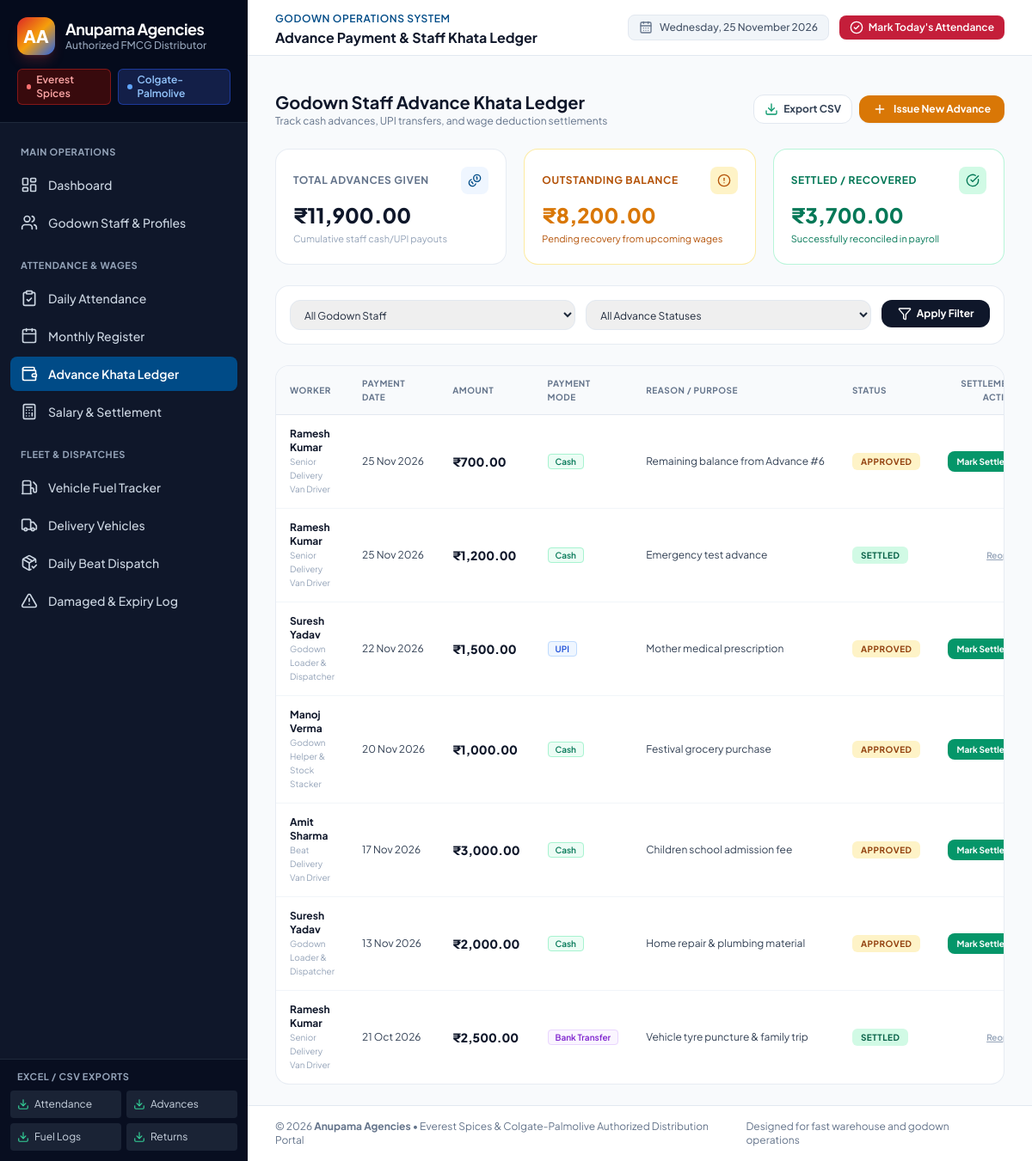
Page /advances on the committed database.
### models.py (models this page shows, shortened)
class Advance(db.Model):
    __tablename__ = 'advances'
    id = db.Column(db.Integer, primary_key=True)
    worker_id = db.Column(db.Integer, db.ForeignKey('workers.id'), nullable=False)
    request_date = db.Column(db.Date, nullable=False, default=date.today)
    payment_date = db.Column(db.Date, nullable=False, default=date.today)
    amount_requested = db.Column(db.Float, nullable=False, default=0.0)
    amount_paid = db.Column(db.Float, nullable=False, default=0.0)
    payment_mode = db.Column(db.String(30), nullable=False, default='Cash')  # Cash, UPI, Bank Transfer
    reason = db.Column(db.String(255), nullable=True)
    status = db.Column(db.String(20), nullable=False, default='Approved')  # Pending, Approved, Settled
    settlement_id = db.Column(db.Integer, db.ForeignKey('salary_settlements.id'), nullable=True)
    created_at = db.Column(db.DateTime, default=datetime.now)

class Worker(db.Model):
    __tablename__ = 'workers'
    id = db.Column(db.Integer, primary_key=True)
    name = db.Column(db.String(120), nullable=False)
    phone = db.Column(db.String(20), nullable=False)
    emergency_contact = db.Column(db.String(20), nullable=True)
    role = db.Column(db.String(60), nullable=False)  # Loader, Driver, Helper, Supervisor
    join_date = db.Column(db.Date, nullable=False, default=date.today)
    daily_wage = db.Column(db.Float, nullable=False, default=500.0)
    monthly_salary = db.Column(db.Float, nullable=False, default=15000.0)
    status = db.Column(db.String(20), nullable=False, default='Active')  # Active, Inactive
    photo_path = db.Column(db.String(255), nullable=True, default='')
    created_at = db.Column(db.DateTime, default=datetime.now)
    attendances = db.relationship('Attendance', backref='worker', lazy=True, cascade='all, delete-orphan')
    advances = db.relationship('Advance', backref='worker', lazy=True, cascade='all, delete-orphan')
    salary_settlements = db.relationship('SalarySettlement', backref='worker', lazy=True, cascade='all, delete-orphan')

### app.py (the view)
@app.route('/advances')
def advances_ledger():
    worker_filter = request.args.get('worker_id', '')
    status_filter = request.args.get('status', '')
    query = Advance.query
    if worker_filter:
        query = query.filter_by(worker_id=int(worker_filter))
    if status_filter:
        query = query.filter_by(status=status_filter)
    advances = query.order_by(Advance.payment_date.desc(), Advance.id.desc()).all()
    all_advances = Advance.query.all()
    total_given = sum(a.amount_paid for a in all_advances if a.status in ('Approved', 'Settled'))
    total_pending = sum(a.amount_paid for a in all_advances if a.status == 'Approved')
    total_settled = sum(a.amount_paid for a in all_advances if a.status == 'Settled')
    active_workers = Worker.query.filter_by(status='Active').order_by(Worker.name).all()
    return render_template(
        'advances/index.html',
        advances=advances,
        active_workers=active_workers,
        total_given=total_given,
        total_pending=total_pending,
        total_settled=total_settled,
        selected_worker=worker_filter,
        selected_status=status_filter
    )

### app.py (called while the page is built)
@app.template_filter('inr')
def inr_filter(value):
    return format_inr(value)

@app.context_processor
def inject_global_vars():
    today = date.today()
    return {
        'today': today,
        'current_year': today.year,
        'current_month': today.month,
        'now': datetime.now()
    }

### utils.py (called while the page is built)
def format_inr(amount):
    if amount is None:
        return "₹0.00"
    try:
        val = float(amount)
        is_negative = val < 0
        val = abs(val)
        parts = f"{val:.2f}".split('.')
        whole = parts[0]
        decimal = parts[1]
        if len(whole) <= 3:
            res = whole
        else:
            last3 = whole[-3:]
            rest = whole[:-3]
            chunks = []
            while len(rest) > 2:
                chunks.insert(0, rest[-2:])
                rest = rest[:-2]
            if rest:
                chunks.insert(0, rest)
            chunks.append(last3)
            res = ",".join(chunks)
        prefix = "-₹" if is_negative else "₹"
        return f"{prefix}{res}.{decimal}"
    except (ValueError, TypeError):
        return "₹0.00"

### templates/advances/index.html (shortened to what this page needs)
{% extends "base.html" %}
{% block page_title %}Advance Payment & Staff Khata Ledger{% endblock %}
{% block content %}
<div class="space-y-6">
    <div class="flex flex-col sm:flex-row sm:items-center sm:justify-between gap-4">
        <div>
            <h2 class="text-xl font-bold text-slate-900">Godown Staff Advance Khata Ledger</h2>
            <p class="text-xs text-slate-500">Track cash advances, UPI transfers, and wage deduction settlements</p>
        </div>
        <div class="flex items-center gap-2">
            <a href="{{ url_for('export_advances_csv') }}" class="inline-flex items-center gap-1.5 px-3 py-2 bg-white border border-slate-200 hover:bg-slate-50 text-slate-700 text-xs font-bold rounded-xl shadow-xs transition-colors">
                <i data-lucide="download" class="w-4 h-4 text-emerald-600"></i>
                <span>Export CSV</span>
            </a>
            <button onclick="openModal('add-advance-modal')" class="inline-flex items-center gap-2 px-4 py-2 bg-amber-600 hover:bg-amber-700 text-white text-xs font-bold rounded-xl shadow-sm transition-colors">
                <i data-lucide="plus" class="w-4 h-4"></i>
                <span>Issue New Advance</span>
            </button>
        </div>
    </div>
    <div class="grid grid-cols-1 sm:grid-cols-3 gap-5">
        <div class="bg-white p-5 rounded-2xl border border-slate-200/80 shadow-xs">
            <div class="flex items-center justify-between">
                <span class="text-xs font-bold uppercase tracking-wider text-slate-500">Total Advances Given</span>
                <span class="w-8 h-8 rounded-lg bg-blue-50 text-colgate flex items-center justify-center">
                    <i data-lucide="coins" class="w-4 h-4"></i>
                </span>
            </div>
            <div class="mt-2 text-2xl font-extrabold text-slate-900">{{ total_given | inr }}</div>
            <span class="text-[11px] text-slate-400 mt-1 block">Cumulative staff cash/UPI payouts</span>
        </div>
        <div class="bg-white p-5 rounded-2xl border border-amber-200/80 bg-amber-50/20 shadow-xs">
            <div class="flex items-center justify-between">
                <span class="text-xs font-bold uppercase tracking-wider text-amber-700">Outstanding Balance</span>
                <span class="w-8 h-8 rounded-lg bg-amber-100 text-amber-700 flex items-center justify-center">
                    <i data-lucide="alert-circle" class="w-4 h-4"></i>
                </span>
            </div>
            <div class="mt-2 text-2xl font-extrabold text-amber-600">{{ total_pending | inr }}</div>
            <span class="text-[11px] text-amber-700 mt-1 block">Pending recovery from upcoming wages</span>
        </div>
        <div class="bg-white p-5 rounded-2xl border border-emerald-200/80 bg-emerald-50/20 shadow-xs">
            <div class="flex items-center justify-between">
                <span class="text-xs font-bold uppercase tracking-wider text-emerald-700">Settled / Recovered</span>
                <span class="w-8 h-8 rounded-lg bg-emerald-100 text-emerald-700 flex items-center justify-center">
                    <i data-lucide="check-circle" class="w-4 h-4"></i>
                </span>
            </div>
            <div class="mt-2 text-2xl font-extrabold text-emerald-700">{{ total_settled | inr }}</div>
            <span class="text-[11px] text-emerald-700 mt-1 block">Successfully reconciled in payroll</span>
        </div>
    </div>
    <div class="bg-white p-4 rounded-2xl border border-slate-200/80 shadow-xs">
        <form method="GET" action="{{ url_for('advances_ledger') }}" class="grid grid-cols-1 sm:grid-cols-12 gap-3">
            <div class="sm:col-span-5">
                <select name="worker_id" class="w-full py-2 px-3 text-xs border border-slate-200 rounded-xl focus:ring-2 focus:ring-colgate outline-none">
                    <option value="">All Godown Staff</option>
                </select>
            </div>
            <div class="sm:col-span-5">
                <select name="status" class="w-full py-2 px-3 text-xs border border-slate-200 rounded-xl focus:ring-2 focus:ring-colgate outline-none">
                    <option value="">All Advance Statuses</option>
                </select>
            </div>
            <div class="sm:col-span-2">
                <button type="submit" class="w-full py-2 bg-slate-900 hover:bg-slate-800 text-white rounded-xl text-xs font-bold flex items-center justify-center gap-1.5">
                    <i data-lucide="filter" class="w-4 h-4"></i>
                    <span>Apply Filter</span>
                </button>
            </div>
        </form>
    </div>
    <div class="bg-white rounded-2xl border border-slate-200/80 shadow-xs overflow-hidden">
        {% if advances %}
            <div class="overflow-x-auto">
                <table class="w-full text-left text-xs">
                    <thead class="bg-slate-50 text-slate-500 font-semibold uppercase tracking-wider text-[10px] border-b border-slate-200">
                        <tr>
                            <th class="py-3 px-4">Worker</th>
                            <th class="py-3 px-4">Payment Date</th>
                            <th class="py-3 px-4">Amount</th>
                            <th class="py-3 px-4">Payment Mode</th>
                            <th class="py-3 px-4">Reason / Purpose</th>
                            <th class="py-3 px-4">Status</th>
                            <th class="py-3 px-4 text-right">Settlement Action</th>
                        </tr>
                    </thead>
                    <tbody class="divide-y divide-slate-100 text-slate-700">
                        {% for adv in advances %}
                            <tr class="hover:bg-slate-50/60">
                                <td class="py-3.5 px-4 font-bold text-slate-900">
                                    <a href="{{ url_for('worker_profile', id=adv.worker.id) }}" class="hover:text-colgate">
                                        {{ adv.worker.name }}
                                    </a>
                                    <span class="block text-[10px] text-slate-400 font-normal">{{ adv.worker.role }}</span>
                                </td>
                                <td class="py-3.5 px-4 whitespace-nowrap">{{ adv.payment_date.strftime('%d %b %Y') }}</td>
                                <td class="py-3.5 px-4 font-extrabold text-slate-900 text-sm whitespace-nowrap">{{ adv.amount_paid | inr }}</td>
                                <td class="py-3.5 px-4 whitespace-nowrap">
                                    <span class="px-2 py-0.5 rounded text-[10px] font-semibold {% if adv.payment_mode == 'Cash' %}bg-emerald-50 text-emerald-700 border border-emerald-200{% elif adv.payment_mode == 'UPI' %}bg-blue-50 text-blue-700 border border-blue-200{% else %}bg-purple-50 text-purple-700 border border-purple-200{% endif %}">
                                        {{ adv.payment_mode }}
                                    </span>
                                </td>
                                <td class="py-3.5 px-4 max-w-xs truncate">{{ adv.reason or 'Personal expense' }}</td>
                                <td class="py-3.5 px-4 whitespace-nowrap">
                                    <span class="px-2.5 py-1 rounded-md text-[10px] font-bold uppercase tracking-wider {% if adv.status == 'Approved' %}bg-amber-100 text-amber-800{% elif adv.status == 'Settled' %}bg-emerald-100 text-emerald-800{% else %}bg-slate-100 text-slate-700{% endif %}">
                                        {{ adv.status }}
                                    </span>
                                </td>
                                <td class="py-3.5 px-4 text-right whitespace-nowrap">
                                    {% if adv.status == 'Approved' %}
                                        <form action="{{ url_for('update_advance_status', id=adv.id) }}" method="POST" class="inline">
                                            <button type="submit" class="px-2.5 py-1 bg-emerald-600 hover:bg-emerald-700 text-white font-bold rounded-lg text-[10px] shadow-xs">
                                                Mark Settled
                                            </button>
                                        </form>
                                    {% else %}
                                        <form action="{{ url_for('update_advance_status', id=adv.id) }}" method="POST" class="inline">
                                            <button type="submit" class="text-slate-400 hover:text-amber-600 font-semibold text-[10px] underline">
                                                Reopen
                                            </button>
                                        </form>
                                    {% endif %}
                                </td>
                            </tr>
                        {% endfor %}
                    </tbody>
                </table>
            </div>
        {% else %}
            <div class="p-12 text-center text-xs text-slate-400">
                <i data-lucide="wallet" class="w-10 h-10 mx-auto mb-2 opacity-40"></i>
                No advance payments found matching criteria.
            </div>
        {% endif %}
    </div>
</div>
{% endblock %}

### static/css/custom.css (style rules this page uses)
:root { --brand-everest: #C41E3A; --brand-everest-dark: #9E132A; --brand-everest-light: #FEE2E2; --brand-colgate: #004B87; --brand-colgate-dark: #003360; --brand-colgate-light: #E0F2FE; --accent-gold: #D97706; }
body { font-family: 'Plus Jakarta Sans', system-ui, -apple-system, sans-serif; background-color: #F8FAFC; color: #0F172A; }

### rows in the picture
Advance: worker.name "Ramesh Kumar", worker.role "Senior Delivery Van Driver", payment_date "25 Nov 2026", amount_paid|inr "₹700.00", payment_mode "Cash", reason "Remaining balance from Advance #6", status "APPROVED"
Advance: worker.name "Ramesh Kumar", worker.role "Senior Delivery Van Driver", payment_date "25 Nov 2026", amount_paid|inr "₹1,200.00", payment_mode "Cash", reason "Emergency test advance", status "SETTLED"
Advance: worker.name "Suresh Yadav", worker.role "Godown Loader & Dispatcher", payment_date "22 Nov 2026", amount_paid|inr "₹1,500.00", payment_mode "UPI", reason "Mother medical prescription", status "APPROVED"
Advance: worker.name "Manoj Verma", worker.role "Godown Helper & Stock Stacker", payment_date "20 Nov 2026", amount_paid|inr "₹1,000.00", payment_mode "Cash", reason "Festival grocery purchase", status "APPROVED"
Advance: worker.name "Amit Sharma", worker.role "Beat Delivery Van Driver", payment_date "17 Nov 2026", amount_paid|inr "₹3,000.00", payment_mode "Cash", reason "Children school admission fee", status "APPROVED"
Advance: worker.name "Suresh Yadav", worker.role "Godown Loader & Dispatcher", payment_date "13 Nov 2026", amount_paid|inr "₹2,000.00", payment_mode "Cash", reason "Home repair & plumbing material", status "APPROVED"
Advance: worker.name "Ramesh Kumar", worker.role "Senior Delivery Van Driver", payment_date "21 Oct 2026", amount_paid|inr "₹2,500.00", payment_mode "Bank Transfer", reason "Vehicle tyre puncture & family trip", status "SETTLED"

### other values in the picture
{{ total_given | inr }} "₹11,900.00"
{{ total_pending | inr }} "₹8,200.00"
{{ total_settled | inr }} "₹3,700.00"
